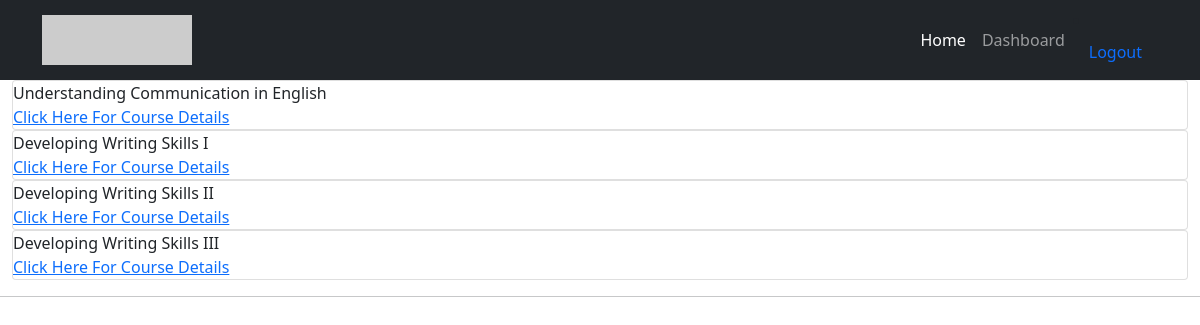
The app's page /view_course/English/ (signed in) with its own data.
### lms/models.py (models this page shows, shortened)
class Course_details(models.Model):
    subject = models.CharField(max_length=200)
    topic1 = models.CharField(max_length=200)
    topic2 = models.CharField(max_length=200)
    topic3 = models.CharField(max_length=200)
    topic4 = models.CharField(max_length=200)

### lms/views.py (the view)
# urls.py: path('view_course/<str:pk>/', views.view_course, name="view_course"),
@login_required(login_url='login')
def view_course(request,pk):
	obj=Course_details.objects.all()
	topics=obj.filter(subject=pk)
	content={'topics':topics}
	return render(request,'topics_list.html',content)

### lms/templates/topics_list.html
{% extends 'base.html' %}
{% load static %}
{% block content %}
{% for i in topics %}
<div class="row">
    <div class="col s12 m6">
      <div class="card blue-grey darken-1">
        <div class="card-content white-text">
          <span class="card-title">{{i.topic1}}</span>
        </div>
        <div class="card-action">
            <a href="{% url 'tutorials' i.topic1 %}"> Click Here For Course Details</a>
        </div>
      </div>
    </div>
  </div>
  <div class="row">
    <div class="col s12 m6">
      <div class="card blue-grey darken-1">
        <div class="card-content white-text">
          <span class="card-title">{{i.topic2}}</span>
        </div>
        <div class="card-action">
          <a href="{% url 'tutorials' i.topic2 %}"> Click Here For Course Details</a>
        </div>
      </div>
    </div>
  </div>
  <div class="row">
    <div class="col s12 m6">
      <div class="card blue-grey darken-1">
        <div class="card-content white-text">
          <span class="card-title">{{i.topic3}}</span>
        </div>
        <div class="card-action">
            <a href="{% url 'tutorials' i.topic3 %}"> Click Here For Course Details</a>
        </div>
      </div>
    </div>
  </div>
  <div class="row">
    <div class="col s12 m6">
      <div class="card blue-grey darken-1">
        <div class="card-content white-text">
          <span class="card-title">{{i.topic4}}</span>
        </div>
        <div class="card-action">
            <a href="{% url 'tutorials' i.topic4 %}"> Click Here For Course Details</a>
        </div>
      </div>
    </div>
  </div>
  {% endfor %}
  {% endblock %}

### records on screen
Course_details: topic1 "Understanding Communication in English", topic2 "Developing Writing Skills I", topic3 "Developing Writing Skills II", topic4 "Developing Writing Skills III"
